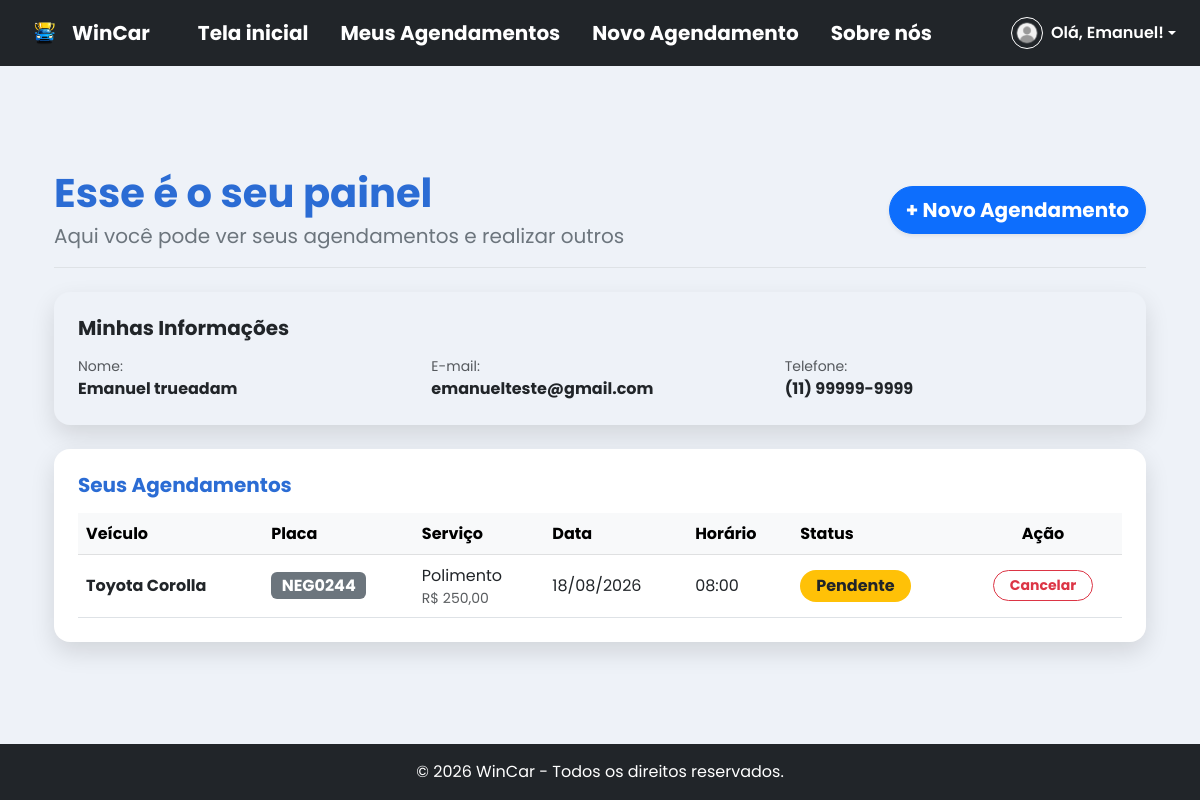
The page /painelcliente.php (signed in) on the database as committed earlier.
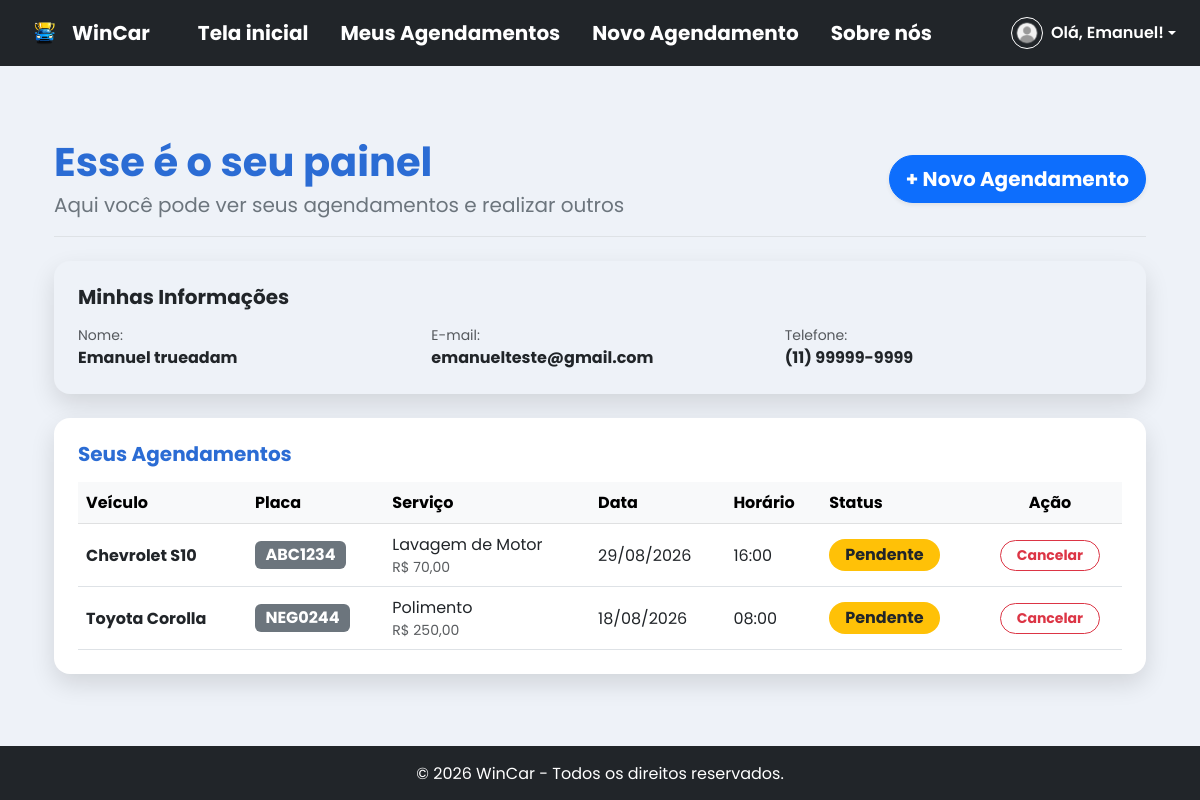
The same page on the database as committed later.
### tables this page shows
CREATE TABLE `cliente` (
  `id_cliente` int(11) NOT NULL,
  `nome` varchar(100) NOT NULL,
  `email` varchar(100) NOT NULL,
  `telefone` varchar(20) NOT NULL,
  `senha` varchar(255) NOT NULL,
  `tipo_usuario` enum('admin','cliente') DEFAULT 'cliente'
);

CREATE TABLE `agendamento` (
  `id_agendamento` int(11) NOT NULL,
  `id_cliente` int(11) NOT NULL,
  `id_servico` int(11) NOT NULL,
  `placa` varchar(8) NOT NULL,
  `modelo` varchar(50) NOT NULL,
  `data` date NOT NULL,
  `hora` time NOT NULL,
  `status` enum('Pendente','Confirmado','Concluido','Cancelado') DEFAULT 'Pendente',
  `created_at` timestamp NOT NULL DEFAULT current_timestamp()
);

CREATE TABLE `servico` (
  `id_servico` int(11) NOT NULL,
  `nome` varchar(100) NOT NULL,
  `descricao` text DEFAULT NULL,
  `preco` varchar(30) NOT NULL,
  `duracao` int(11) NOT NULL,
  `imagem` varchar(255) DEFAULT NULL
);

### painelcliente.php (the view, shortened to what this page needs)
<?php
require_once 'config/conexao.php';
$id_cliente = $_SESSION['usuario_id'] ?? $_SESSION['usuario_id'];
try {
    $sqlCliente = "SELECT nome, email, telefone FROM cliente WHERE id_cliente = :id_cliente";
    $stmtCliente = $conexao->prepare($sqlCliente);
    $stmtCliente->bindParam(':id_cliente', $id_cliente);
    $stmtCliente->execute();
    $cliente = $stmtCliente->fetch(PDO::FETCH_ASSOC);
} catch (PDOException $e) {
    $cliente = null;
}
try {
    $sqlAgendamentos = "SELECT a.*, s.nome AS nome_servico, s.preco
                        FROM agendamento a
                        INNER JOIN servico s ON a.id_servico = s.id_servico
                        WHERE a.id_cliente = :id_cliente
                        ORDER BY a.data DESC, a.hora DESC";
    $stmtAgendamentos = $conexao->prepare($sqlAgendamentos);
    $stmtAgendamentos->bindParam(':id_cliente', $id_cliente);
    $stmtAgendamentos->execute();
    $meus_agendamentos = $stmtAgendamentos->fetchAll(PDO::FETCH_ASSOC);
} catch (PDOException $e) {
    $meus_agendamentos = [];
}
include 'includes/header.php';
?>
<div class="container my-5">
    <div class="d-flex justify-content-between align-items-center mb-4 pb-3 border-bottom">
        <div>
            <h1 class="fw-bold text-primary mb-1">Esse é o seu painel</h1>
            <p class="text-secondary fs-5 mb-0">Aqui você pode ver seus agendamentos e realizar outros</p>
        </div>
        <a href="agendar.php" class="btn btn-primary btn-lg rounded-pill shadow-sm fw-bold">
            + Novo Agendamento
        </a>
    </div>
    <?php if ($cliente): ?>
        <div class="card shadow-sm border-0 rounded-4 mb-4 bg-light">
            <div class="card-body p-4">
                <h5 class="fw-bold text-dark mb-3">Minhas Informações</h5>
                <div class="row g-3">
                    <div class="col-md-4">
                        <span class="text-muted d-block small">Nome:</span>
                        <strong class="fs-6 text-dark"><?php echo htmlspecialchars($cliente['nome'] ?? 'Não informado'); ?></strong>
                    </div>
                    <div class="col-md-4">
                        <span class="text-muted d-block small">E-mail:</span>
                        <strong class="fs-6 text-dark"><?php echo htmlspecialchars($cliente['email'] ?? 'Não informado'); ?></strong>
                    </div>
                    <div class="col-md-4">
                        <span class="text-muted d-block small">Telefone:</span>
                        <strong class="fs-6 text-dark"><?php echo htmlspecialchars($cliente['telefone'] ?? 'Não informado'); ?></strong>
                    </div>
                </div>
            </div>
        </div>
    <?php endif; ?>
    <div class="card shadow-lg border-0 rounded-4">
        <div class="card-body p-4">
            <h5 class="fw-bold text-primary mb-3">Seus Agendamentos</h5>
            <?php if (empty($meus_agendamentos)): ?>
                <div class="text-center py-5">
                    <h5 class="text-muted mb-3">Você ainda não possui nenhum agendamento.</h5>
                    <a href="agendar.php" class="btn btn-outline-primary rounded-pill fw-bold">Agendar meu primeiro serviço</a>
                </div>
            <?php else: ?>
                <div class="table-responsive">
                    <table class="table table-hover align-middle mb-0">
                        <thead class="table-light">
                            <tr>
                                <th>Veículo</th>
                                <th>Placa</th>
                                <th>Serviço</th>
                                <th>Data</th>
                                <th>Horário</th>
                                <th>Status</th>
                                <th class="text-center">Ação</th>
                            </tr>
                        </thead>
                        <tbody>
                            <?php foreach ($meus_agendamentos as $agendamento): ?>
                                <tr>
                                    <td class="fw-bold text-dark">
                                        <?php echo htmlspecialchars($agendamento['modelo']); ?>
                                    </td>
                                    <td>
                                        <span class="badge bg-secondary text-uppercase fs-6">
                                            <?php echo htmlspecialchars($agendamento['placa']); ?>
                                        </span>
                                    </td>
                                    <td>
                                        <?php echo htmlspecialchars($agendamento['nome_servico']); ?>
                                        <br>
                                        <small class="text-muted">
                                            R$ <?php echo number_format($agendamento['preco'], 2, ',', '.'); ?>
                                        </small>
                                    </td>
                                    <td>
                                        <?php echo date('d/m/Y', strtotime($agendamento['data'])); ?>
                                    </td>
                                    <td>
                                        <?php echo date('H:i', strtotime($agendamento['hora'])); ?>
                                    </td>
                                    <td>
                                        <?php
                                            $status = $agendamento['status'];
                                            $badgeClass = 'bg-warning text-dark';
                                        ?>
                                        <span class="badge <?php echo $badgeClass; ?> px-3 py-2 rounded-pill fs-6">
                                            <?php echo htmlspecialchars($status); ?>
                                        </span>
                                    </td>
                                    <td class="text-center">
                                        <?php if ($agendamento['status'] != 'Cancelado' && $agendamento['status'] != 'Concluido' && $agendamento['status'] != 'Concluído'): ?>
                                            <a href="cancelar.php?id=<?php echo $agendamento['id_agendamento']; ?>"
                                               class="btn btn-sm btn-outline-danger rounded-pill px-3 fw-bold"
                                               onclick="return confirm('Tem certeza que deseja cancelar este agendamento?');">
                                                Cancelar
                                            </a>
                                        <?php else: ?>
                                            <span class="text-muted small">-</span>
                                        <?php endif; ?>
                                    </td>
                                </tr>
                            <?php endforeach; ?>
                        </tbody>
                    </table>
                </div>
            <?php endif; ?>
        </div>
    </div>
</div>
<?php include 'includes/footer.php'; ?>

### includes/header.php (shortened to what this page needs)
<!DOCTYPE html>
<html lang="pt-br">
<head>
    <link href="https://cdn.jsdelivr.net/npm/bootstrap@5.3.0/dist/css/bootstrap.min.css" rel="stylesheet">
    <link href="assets/css/estilo.css" rel="stylesheet">
    <link rel="stylesheet" href="https://cdn.jsdelivr.net/npm/bootstrap-icons@1.11.3/font/bootstrap-icons.css">
</head>
<body class="d-flex flex-column min-vh-100 bg-light">
<nav class="navbar navbar-expand-lg navbar-dark bg-dark">
  <div class="container-fluid px-4 d-flex justify-content-between align-items-center">
    <span class="navbar-brand fw-bold d-flex align-items-center">
      <img src="assets/img/logowincar.png" alt="WinCar Logo" height="40" class="me-2">
      WinCar
    </span>
    <div class="collapse navbar-collapse" id="navbarWinCar">
      <ul class="navbar-nav flex-lg-row gap-lg-3 mx-lg-4">
        <li class="nav-item">
          <a class="nav-link text-white fw-bold fs-5" href="index.php">Tela inicial</a>
        </li>
        <?php if (isset($_SESSION['usuario_nome'])): ?>
        <li class="nav-item">
          <a class="nav-link text-white fw-bold fs-5" href="painelcliente.php">Meus Agendamentos</a>
        </li>
        <li class="nav-item">
          <a class="nav-link text-white fw-bold fs-5" href="agendar.php">Novo Agendamento</a>
        </li>
        <?php endif; ?>
        <li class="nav-item">
          <a class="nav-link text-white fw-bold fs-5" href="sobrenos.php">Sobre nós</a>
        </li>
      </ul>
      <div class="d-flex flex-column flex-lg-row align-items-lg-center gap-3 ms-lg-auto mt-3 mt-lg-0">
        <?php if (isset($_SESSION['usuario_nome'])): ?>
            <?php
                $nomeCompleto = $_SESSION['usuario_nome'];
                $primeiroNome = explode(' ', trim($nomeCompleto))[0];
            ?>
            <div class="dropdown">
                <a href="#" class="d-flex align-items-center text-white text-decoration-none dropdown-toggle" id="dropdownUser" data-bs-toggle="dropdown" aria-expanded="false">
                    <img src="assets/img/user.png" alt="Perfil" width="32" height="32" class="rounded-circle me-2 border border-white">
                    <span class="fw-semibold">Olá, <?php echo htmlspecialchars($primeiroNome); ?>!</span>
                </a>
            </div>
        <?php endif; ?>
      </div>
    </div>
  </div>
</nav>
<div class="container my-auto flex-grow-1 d-flex flex-column justify-content-center py-4">

### includes/footer.php (shortened to what this page needs)
</div>
 <footer class="bg-dark text-white text-center py-3 mt-auto">
    <p class="mb-0">&copy; 2026 WinCar - Todos os direitos reservados.</p>
</footer>
</body>
</html>

### assets/css/estilo.css (style rules this page uses)
:root { --bs-primary: #2b6cd4; --bs-primary-rgb: 43, 108, 212; }
:root { --bs-light: #eef2f8; --bs-light-rgb: 238, 242, 248; }
.card { border: none; box-shadow: 0 10px 25px rgba(0, 0, 0, 0.12) !important; }
body { font-family: 'Poppins', sans-serif; }

Rows that differ between the two databases and show on the page:
added agendamento: modelo "Chevrolet S10", placa "ABC1234", id_servico.nome "Lavagem de Motor", id_servico.preco "70,00", data "29/08/2026", hora "16:00", status "Pendente"
